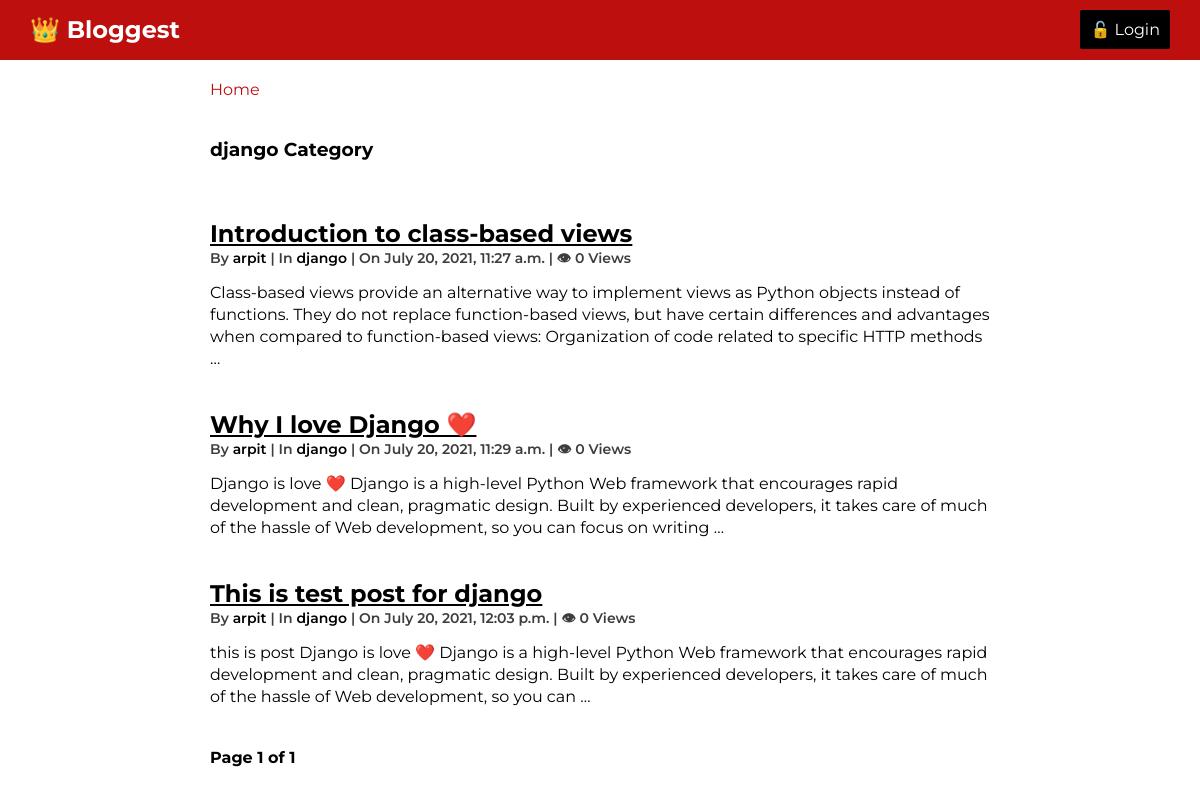
The page /post/category/1/ on the database as committed earlier.
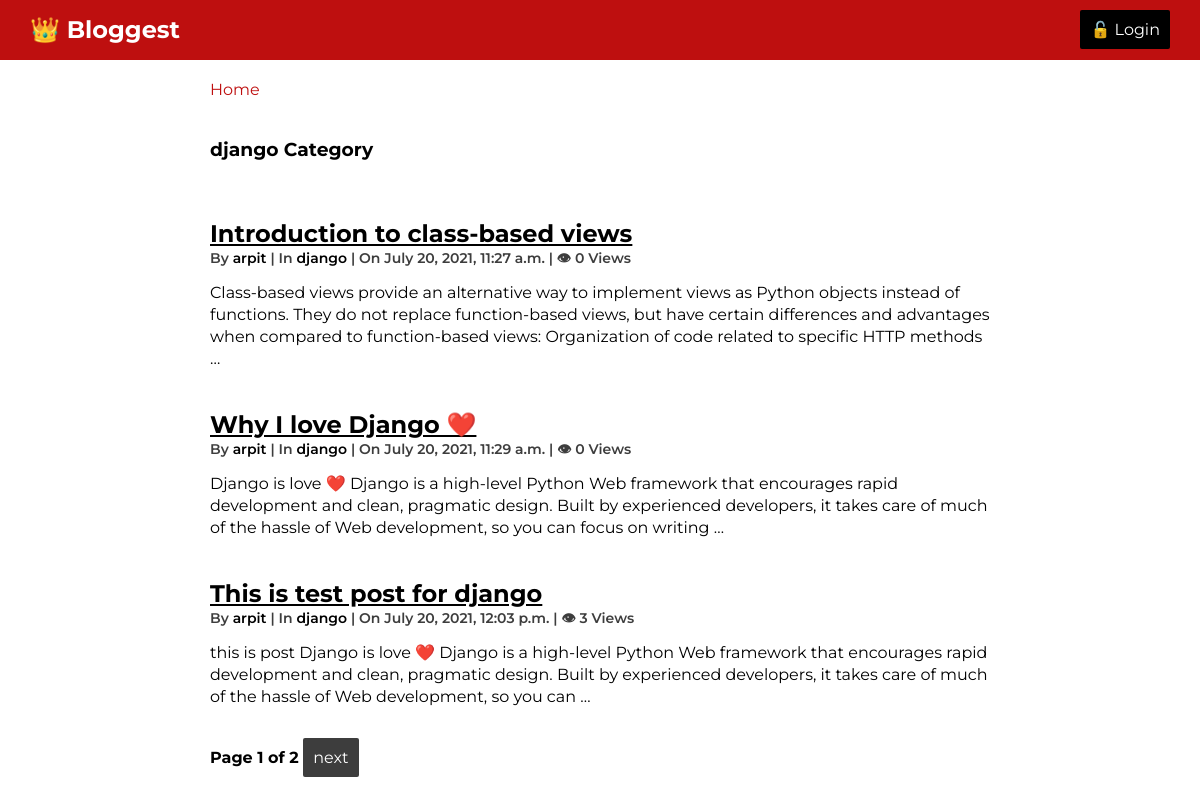
The same page on the database as committed later.
### blog/models.py (models this page shows, shortened)
class Post(models.Model):
    title = models.CharField(max_length=200)
    content = models.TextField()
    pub_date = models.DateTimeField(auto_now_add=True)
    view_count = models.PositiveIntegerField(default=0)
    author = models.ForeignKey(User, on_delete=models.CASCADE)
    category = models.ForeignKey(Category, on_delete=models.CASCADE)

class Category(models.Model):
    name = models.CharField(max_length=100, unique=True)
    creator = models.ForeignKey(User, on_delete=models.CASCADE)
    class Meta:
        verbose_name_plural = "Categories"
    def __str__(self):
        return self.name

### blog/views.py (the view)
# urls.py: path('post/category/<int:pk>/', views.PostCategory.as_view(), name="post_category"),
class PostCategory(ListView):
    model = Post
    template_name = 'blog/post_category.html'
    context_object_name = "posts"
    ordering = '-pub_date'
    paginate_by = 3
    def get_queryset(self):
        self.category = get_object_or_404(Category, pk=self.kwargs['pk'])
        return Post.objects.filter(category = self.category)
    def get_context_data(self, **kwargs):
        context = super(PostCategory, self).get_context_data(**kwargs)
        context['category'] = self.category
        return context

### templates/blog/post_category.html
{% extends 'base.html' %}
{% block content %}
    <div>
        <h3>{{ category.name }} Category</h3>
    </div>
    {% for post in posts %}
        <div class="blog-item">
            <h2>
                <a href="{% url 'post_detail' post.id %}">{{ post.title }}</a>
                </h2>
                <div class="info">
                    By <span><a href="#">{{ post.author }}</a></span> | In <span><a href="{% url 'post_category' post.category.pk %}">{{ post.category }}</a></span> | On <span>{{ post.pub_date }}</span> | &#x1f441 <span>{{ post.view_count }} Views</span>
                </div>
            <p>
                {{ post.content|truncatewords_html:40 }}
            </p>
        </div>
    {% empty %}
        <h4>There are no posts yet...</h4>
    {% endfor %}
    {% include 'blog/pagination_links.html' %}
{% endblock %}

Rows that differ between the two databases and show on the page:
changed Post "This is test post for django": view_count "0" → "3"
Other text that changed with them:
{{ page_obj.paginator.num_pages }}: "1" → "2"
text now shown: "next"
